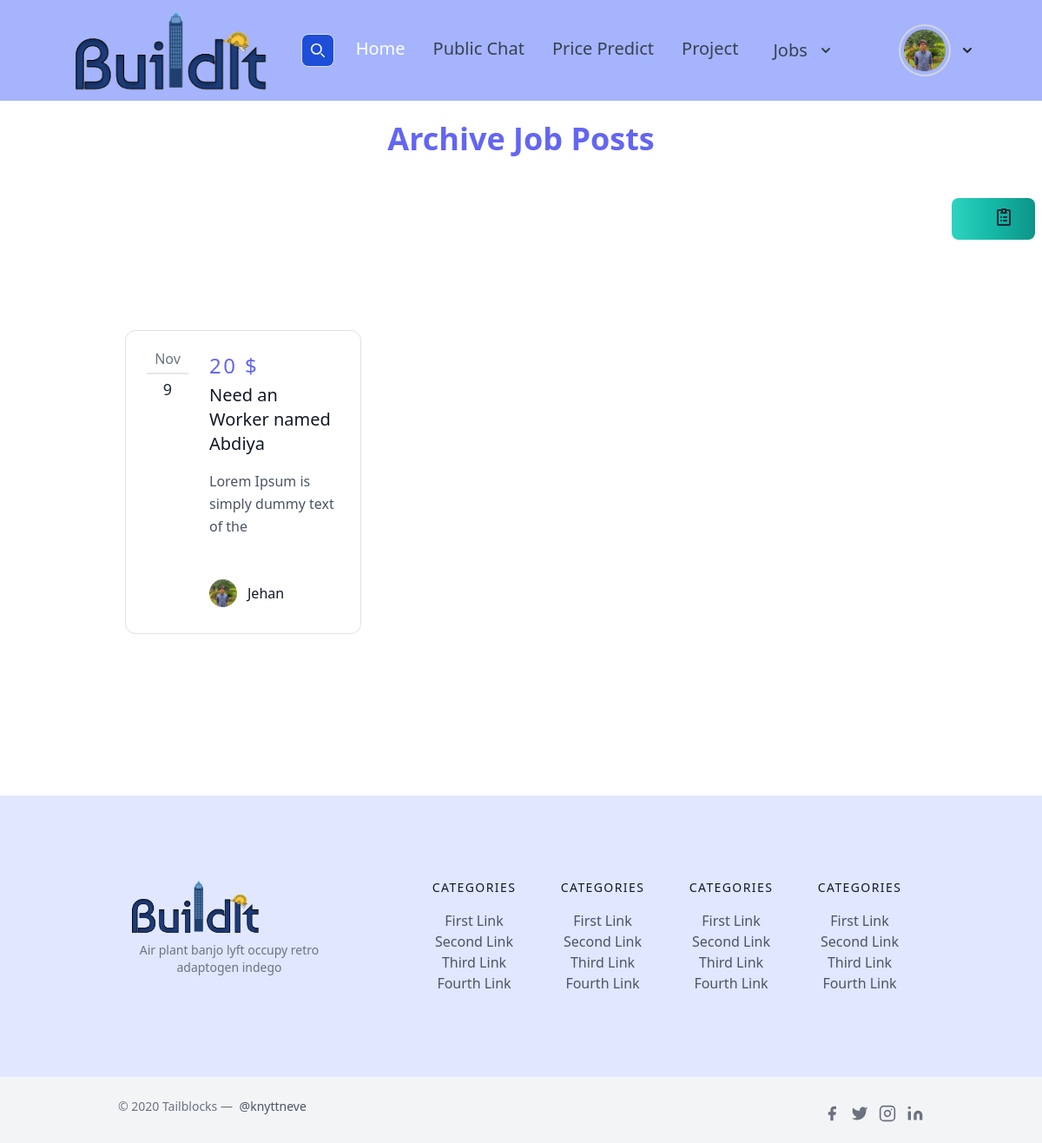
Screenshot of /jobs/createdByMe/archived/ (signed in) with the database file from the repository.
### users/models.py (models this page shows, shortened)
class Profile(models.Model):
    user = models.OneToOneField(User, on_delete=models.CASCADE)
    image = models.ImageField(default='default.jpg',upload_to='profile_pic')
    bio = models.CharField(default='',max_length=100)

### jobs/models.py (models this page shows, shortened)
class Jobs(models.Model):  # Inherit from models.Model here
    is_available = models.BooleanField(default=True)
    job_title = models.CharField(max_length=50)
    job_description = models.CharField(max_length=500)
    deal_payment = models.IntegerField(default=0)
    location = models.CharField(max_length=100)
    working_day = models.IntegerField(default=0)
    working_hours = models.IntegerField(default=0)
    experience_year = models.IntegerField(default=0)
    date_posted = models.DateTimeField(default=timezone.now)
    posted_by = models.ForeignKey(User,on_delete=models.CASCADE)

### jobs/views.py (the view)
# urls.py: path('createdByMe/archived/',MyArchiveJobListView.as_view(),name='my-archived-job-list'),
class MyArchiveJobListView(LoginRequiredMixin,ListView):
    model = Jobs
    template_name = 'jobs/my_job_dashboard_archived.html'
    context_object_name = 'jobs'
    ordering = ['date_posted']
    paginate_by = 5
    def get_queryset(self):
        return Jobs.objects.filter(posted_by=self.request.user,is_available=False).order_by('-date_posted')

### jobs/templates/jobs/my_job_dashboard_archived.html (shortened to what this page needs)
{% extends 'posts/base.html' %}
{% block content %}
    <section class="text-gray-600 body-font min-vh-100">
        <div class="flex justify-center py-4">
            <h1 class="font-bold text-4xl text-indigo-500">Archive Job Posts</h1>
        </div>
        <div class="flex justify-end pt-4">
            <a type="button" href="{% url 'my-job-list' %}"
               class="w-6 h-12 text-white bg-gradient-to-r from-teal-400 via-teal-500 to-teal-600 hover:bg-gradient-to-br focus:ring-4 focus:outline-none focus:ring-teal-300 dark:focus:ring-teal-800 font-medium rounded-lg text-sm px-5 py-2.5 text-center me-2 mb-2">
            </a>
        </div>
        <div class="container px-5 py-24 mx-auto">
            <div class="flex flex-wrap -mx-4 -my-8">
                {% if jobs %}
                    {% for job in jobs %}
                        <a href="{% url 'job-details' job.id %}" class="py-8 px-4 lg:w-1/3 h-90">
                            <div class="p-4 border border-slate-900 rounded-xl h-90">
                                <div class="flex items-start border-slate-900 h-90">
                                    <div class="w-12 flex-shrink-0 flex flex-col text-center leading-none">
                                        <span class="text-gray-500 pb-2 mb-2 border-b-2 border-gray-200">{{ job.date_posted|date:"M" }}</span>
                                        <span class="font-medium text-lg text-gray-800 title-font leading-none">{{ job.date_posted.date.day }}</span>
                                    </div>
                                    <div class="flex-grow pl-6 h-90">
                                        <h2 class="tracking-widest text-2xl title-font font-medium text-indigo-500 mb-1">{{ job.deal_payment }}
                                            $</h2>
                                        <h1 class="title-font text-xl font-medium text-gray-900 mb-3">{{ job.job_title }}</h1>
                                        <p class="leading-relaxed mb-5">
                                            {{ job.job_description|slice:":120" }}
                                        </p>
                                        <div class="inline-flex items-center relative bottom-0">
                                            <img alt="blog" src="{{ job.posted_by.profile.image.url }}"
                                                 class="w-8 h-8 rounded-full flex-shrink-0 object-cover object-center">
                                            <span class="flex-grow flex flex-col pl-3">
                                            <span class="title-font font-medium text-gray-900">{{ job.posted_by.username }}</span>
                                          </span>
                                        </div>
                                    </div>
                                </div>
                            </div>
                        </a>
                    {% endfor %}
                {% else %}
                    <div class="min-vh-100">
                        <h1 class="text-4xl font-bold">Your haven't created any job</h1>
                    </div>
                {% endif %}
            </div>
        </div>
    </section>
{% endblock %}

### posts/templates/posts/Header.html (shortened to what this page needs)
{% load static %}
<nav class="bg-indigo-300 border-gray-200 px-12 lg:px-6 py-2.5 dark:bg-gray-800 text-xl disfi">
        <div class="flex justify-evenly items-center  max-w-screen-3xl px-8">
            <a href="{% url 'posts-home' %}" class="flex items-center">
                <img src="{% static 'posts/images/logo.png' %}" class="mr-1.5 w-26 h-24 sm:h-24" alt="Flowbite Logo"/>
            </a>
            <form class="flex items-center max-w-4xl w-70" method="get" action="{% url 'post_search' %}">
                <button type="submit"
                        class="p-2.5 ms-2 text-sm font-medium text-white bg-blue-700 rounded-lg border border-blue-700 hover:bg-blue-800 focus:ring-4 focus:outline-none focus:ring-blue-300 dark:bg-blue-600 dark:hover:bg-blue-700 dark:focus:ring-blue-800">
                    <svg class="w-4 h-4" aria-hidden="true" xmlns="http://www.w3.org/2000/svg" fill="none"
                         viewBox="0 0 20 20">
                        <path stroke="currentColor" stroke-linecap="round" stroke-linejoin="round" stroke-width="2"
                              d="m19 19-4-4m0-7A7 7 0 1 1 1 8a7 7 0 0 1 14 0Z"/>
                    </svg>
                </button>
            </form>
            <div class="flex items-center justify-between gap-8 flex-nowrap lg:order-2">
                {% if user.is_authenticated %}
                    <div class="flex justify-between items-center">
                        <div>
                            <button id="profileDropdownButton" data-dropdown-toggle="profileDropdown"
                                    class="py-2.5 text-center inline-flex items-center dark:bg-blue-600 dark:hover:bg-blue-700 dark:focus:ring-blue-800"
                                    type="button">
                                <img class="w-14 ml-12 h-14 p-1 rounded-full ring-2 ring-gray-300 dark:ring-gray-500"
                                     src="{{ user.profile.image.url }}" alt="Rounded avatar">
                                <svg class="w-2.5 h-2.5 ms-3" aria-hidden="true" xmlns="http://www.w3.org/2000/svg"
                                     fill="none" viewBox="0 0 10 6">
                                    <path stroke="currentColor" stroke-linecap="round" stroke-linejoin="round"
                                          stroke-width="2" d="m1 1 4 4 4-4"/>
                                </svg>
                            </button>
                        </div>
                    </div>
                {% endif %}
            </div>
            <div class="hidden justify-between items-center w-full lg:flex lg:w-auto lg:order-1" id="mobile-menu-2">
                <ul class="flex font-medium  lg:space-x-8 lg:mt-0">
                    <li>
                        <a href="{% url 'posts-home' %}"
                           class="block py-2 pr-4 pl-3 text-white rounded bg-blue-700 lg:bg-transparent lg:text-blue-700 lg:p-0 dark:text-white"
                           aria-current="page">Home</a>
                    </li>
                    <li>
                        <a href="{% url 'chat' %}"
                           class="block py-2 pr-4 pl-3 text-gray-700 border-b border-gray-100 hover:bg-gray-50 lg:hover:bg-transparent lg:border-0 lg:hover:text-blue-700 lg:p-0 dark:text-gray-400 lg:dark:hover:text-white dark:hover:bg-gray-700 dark:hover:text-white lg:dark:hover:bg-transparent dark:border-gray-700">Public
                            Chat</a>
                    </li>
                    <li>
                        <a href="{% url 'prediction' %}"
                           class="block py-2 pr-4 pl-3 text-gray-700 border-b border-gray-100 hover:bg-gray-50 lg:hover:bg-transparent lg:border-0 lg:hover:text-blue-700 lg:p-0 dark:text-gray-400 lg:dark:hover:text-white dark:hover:bg-gray-700 dark:hover:text-white lg:dark:hover:bg-transparent dark:border-gray-700">Price
                            Predict</a>
                    </li>
                    <li>
                        <a href="{% url 'project-dashboard' %}"
                           class="block py-2 pr-4 pl-3 text-gray-700 border-b border-gray-100 hover:bg-gray-50 lg:hover:bg-transparent lg:border-0 lg:hover:text-blue-700 lg:p-0 dark:text-gray-400 lg:dark:hover:text-white dark:hover:bg-gray-700 dark:hover:text-white lg:dark:hover:bg-transparent dark:border-gray-700">Project</a>
                    </li>
                    <li>
                        <div class="gap-8">
                                <button id="jobDropdownButton" data-dropdown-toggle="jobDropdown"
                                        class="text-gray-700 hover:bg-blue-800 focus:ring-4 focus:outline-none focus:ring-blue-300 font-medium rounded-lg text-xl px-2 py-2.5 text-center inline-flex items-center dark:bg-blue-600 hover:text-white dark:hover:bg-indigo-700 dark:focus:ring-indigo-700"
                                        type="button">
                                    Jobs
                                    <svg class="w-2.5 h-2.5 ms-3" aria-hidden="true" xmlns="http://www.w3.org/2000/svg"
                                         fill="none" viewBox="0 0 10 6">
                                        <path stroke="currentColor" stroke-linecap="round" stroke-linejoin="round"
                                              stroke-width="2" d="m1 1 4 4 4-4"/>
                                    </svg>
                                </button>
                            </div>
                    </li>
                </ul>
            </div>
        </div>
    </nav>

### posts/static/css_pm/myStyle.css (style rules this page uses)
html { line-height: 1.5; -webkit-text-size-adjust: 100%; -moz-tab-size: 4; -o-tab-size: 4; tab-size: 4; font-family: ui-sans-serif, system-ui, -apple-system, BlinkMacSystemFont, "Segoe UI", Roboto, "Helvetica Neue", Arial, "Noto Sans", sans-serif, "Apple Color Emoji", "Segoe UI Emoji", "Segoe UI Symbol", "Noto Color Emoji"; font-feature-settings: normal; font-variation-settings: normal; }
body { margin: 0; line-height: inherit; }
h1, h2, h3, h4, h5, h6 { font-size: inherit; font-weight: inherit; }
a { color: inherit; text-decoration: inherit; }
button, input, optgroup, select, textarea { font-family: inherit; font-feature-settings: inherit; font-variation-settings: inherit; font-size: 100%; font-weight: inherit; line-height: inherit; color: inherit; margin: 0; padding: 0; }
button, select { text-transform: none; }
button, [type='button'], [type='reset'], [type='submit'] { -webkit-appearance: button; background-color: transparent; background-image: none; }
blockquote, dl, dd, h1, h2, h3, h4, h5, h6, hr, figure, p, pre { margin: 0; }
ol, ul, menu { list-style: none; margin: 0; padding: 0; }
button, [role="button"] { cursor: pointer; }
img, svg, video, canvas, audio, iframe, embed, object { display: block; vertical-align: middle; }
img, video { max-width: 100%; height: auto; }
.relative { position: relative; }
.mb-1 { margin-bottom: 0.25rem; }
.mb-2 { margin-bottom: 0.5rem; }
.block { display: block; }
.flex { display: flex; }
.hidden { display: none; }
.h-4 { height: 1rem; }
.h-6 { height: 1.5rem; }
.h-8 { height: 2rem; }
.w-6 { width: 1.5rem; }
.w-8 { width: 2rem; }
.w-full { width: 100%; }
.items-start { align-items: flex-start; }
.items-center { align-items: center; }
.justify-center { justify-content: center; }
.justify-between { justify-content: space-between; }
.rounded { border-radius: 0.25rem; }
.rounded-full { border-radius: 9999px; }
.border { border-width: 1px; }
.border-b { border-bottom-width: 1px; }
.border-b-2 { border-bottom-width: 2px; }
.border-gray-100 { --tw-border-opacity: 1; border-color: rgb(243 244 246 / var(--tw-border-opacity)); }
.border-gray-200 { --tw-border-opacity: 1; border-color: rgb(229 231 235 / var(--tw-border-opacity)); }
.object-cover { -o-object-fit: cover; object-fit: cover; }
.p-1 { padding: 0.25rem; }
.p-4 { padding: 1rem; }
.px-4 { padding-left: 1rem; padding-right: 1rem; }
.py-2 { padding-top: 0.5rem; padding-bottom: 0.5rem; }
.pr-4 { padding-right: 1rem; }
.pt-4 { padding-top: 1rem; }
.text-2xl { font-size: 1.5rem; line-height: 2rem; }
.text-lg { font-size: 1.125rem; line-height: 1.75rem; }
.text-sm { font-size: 0.875rem; line-height: 1.25rem; }
.text-xl { font-size: 1.25rem; line-height: 1.75rem; }
.font-bold { font-weight: 700; }
.font-medium { font-weight: 500; }
.leading-none { line-height: 1; }
.text-gray-600 { --tw-text-opacity: 1; color: rgb(75 85 99 / var(--tw-text-opacity)); }
.text-gray-800 { --tw-text-opacity: 1; color: rgb(31 41 55 / var(--tw-text-opacity)); }
.text-white { --tw-text-opacity: 1; color: rgb(255 255 255 / var(--tw-text-opacity)); }

### rows the page displays
Jobs: date_posted "Nov", date_posted.date.day "9", deal_payment "20", job_title "Need an Worker named Abdiya", job_description "Lorem Ipsum is simply dummy text of the", posted_by.profile.image (picture), posted_by.username "Jehan"
